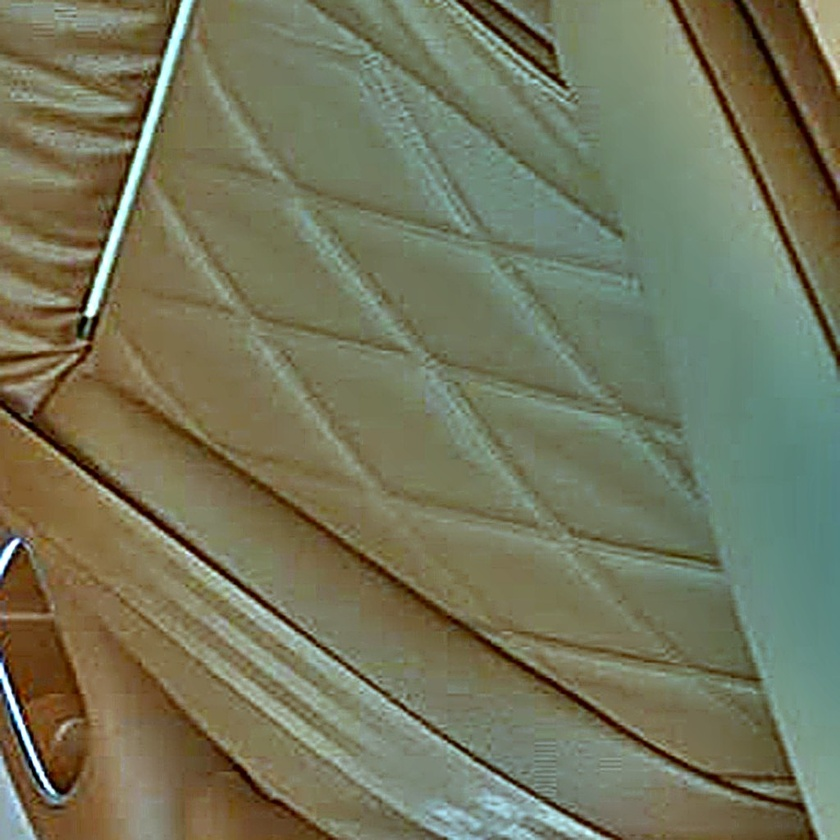
#> input picture src/assets/ref/seat-quilt.jpg, 840 x 840 px, shrunk from 1024 x 1024 before the run, found by its file name
$ python r17_requilt.py
#> lines starting #> are read from the running program, lines starting #| are printed output that depends on the picture
# R17 P0-3：seat-quilt.jpg 重 author —— 平场去光照渐变 + 缝线强化
# 背景：原实拍图被强左右渐变（边缘亮度 94→130）压制，菱格缝线（~2px 细亮纹）
# 在 mip + 渐变下糊成「大平面块」（用户报「接线后菱格方块化明显」）。
# 处理：① 除以大半径高斯模糊 = 平场（flat-field）消除光照渐变，使贴图可平铺
#       （四边亮度差 35 → ≤10）；② UnsharpMask 半径 5 强化缝线 crispness。
# 菱格密度不动：实测原图 ~12 缝线/1024px，tileWorld 0.24 下椅面单元格 ~2cm，
# 与真车（087Z 参考）同级 —— 密度不是病因，对比度才是。
# 用法：python tools/r17_requilt.py（写回 src/assets/ref/seat-quilt.jpg）
from PIL import Image, ImageFilter, ImageChops, ImageOps, ImageEnhance
import sys

SRC = r'C:/Users/16896/WorkBuddy/2026-10-14-13-25-01/brake-v800/src/assets/ref/seat-quilt.jpg'
DST = sys.argv[1] if len(sys.argv) > 1 else SRC

im = Image.open(SRC).convert('RGB')
#> im is the input picture: PIL image 840x840 RGB; mean R, G, B 116, 117.7, 91.4
w, h = im.size
#> w = 840; h = 840

# ① 平场：img * (255 - blur) / 255 ≈ img / blur（乘式近似，PIL 无 ImageChops.divide）
blur = im.filter(ImageFilter.GaussianBlur(90))
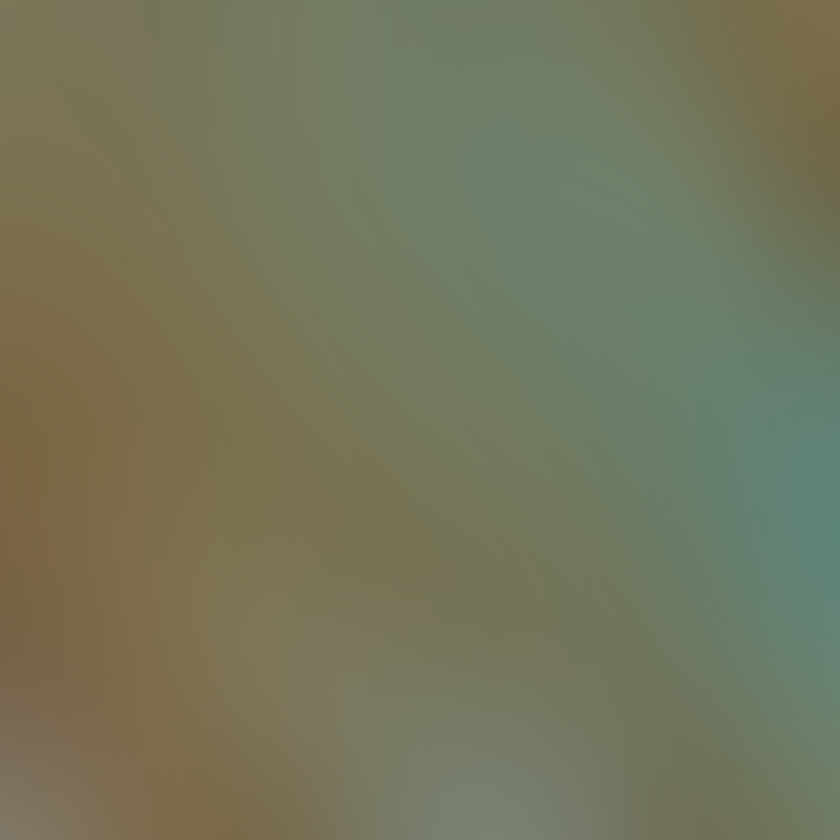
#> blur: PIL image 840x840 RGB; mean R, G, B 115.9, 117.8, 91.6
flat = ImageChops.multiply(im, ImageOps.invert(blur))
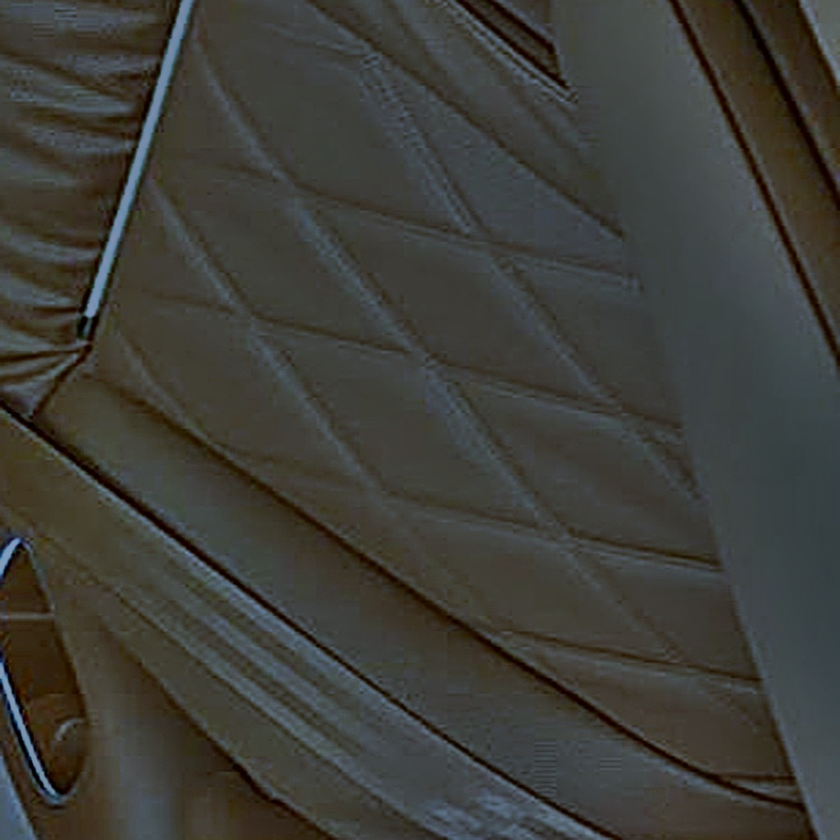
#> flat: PIL image 840x840 RGB; mean R, G, B 62.5, 62.5, 57.3

# 均值回归 128（绝对亮度由 refTextures 的 tint 机制二次归一到策展色，此处只防整体偏移）
g = flat.convert('L')
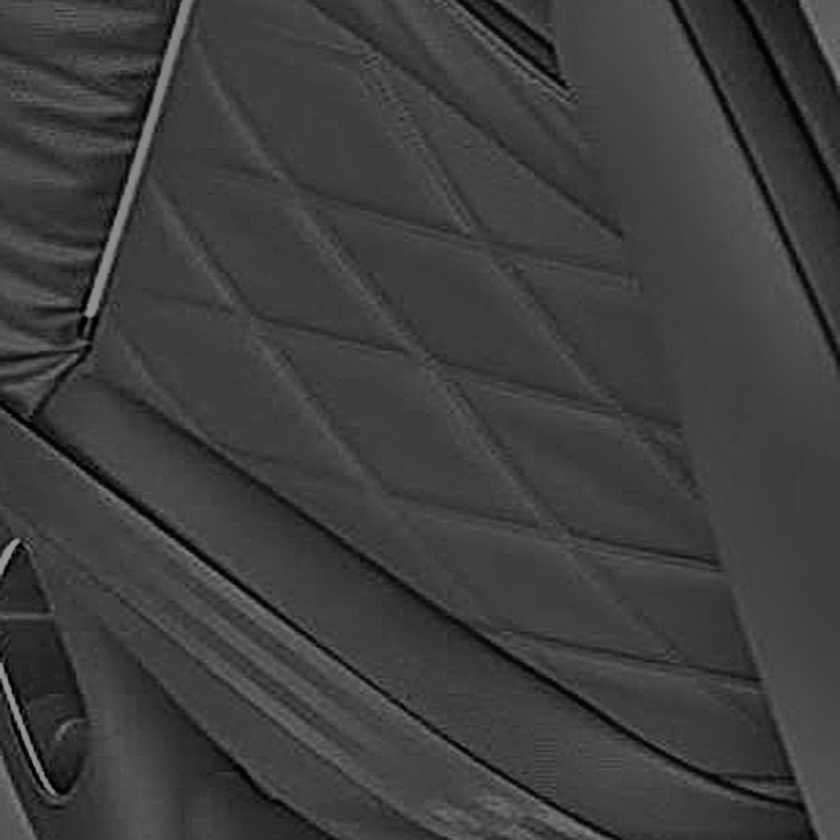
#> g: PIL image 840x840 L; min 0, max 152, mean 61.9
mean = sum(g.getdata()) // (g.size[0] * g.size[1])
#> mean = 61
if mean > 0:
    flat = ImageEnhance.Brightness(flat).enhance(min(2.0, max(0.5, 128 / mean)))
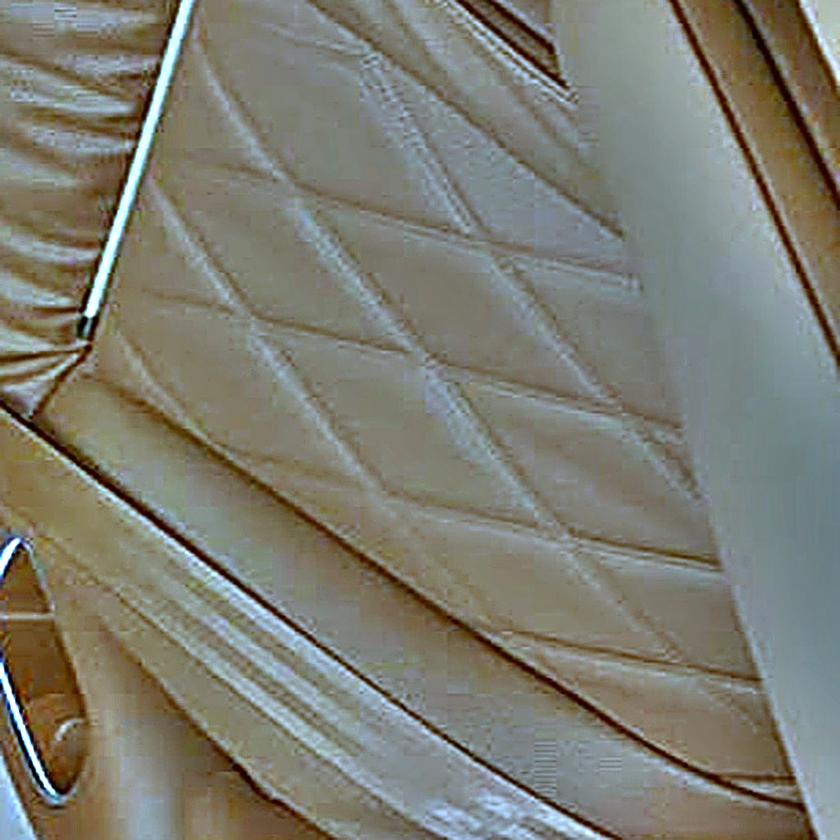
#> flat: PIL image 840x840 RGB; mean R, G, B 125.1, 125, 114.1

# ② 缝线强化：中半径 unsharp（threshold=2 只增强既有结构，不放大平坦区噪点）
out = flat.filter(ImageFilter.UnsharpMask(radius=5, percent=140, threshold=2))
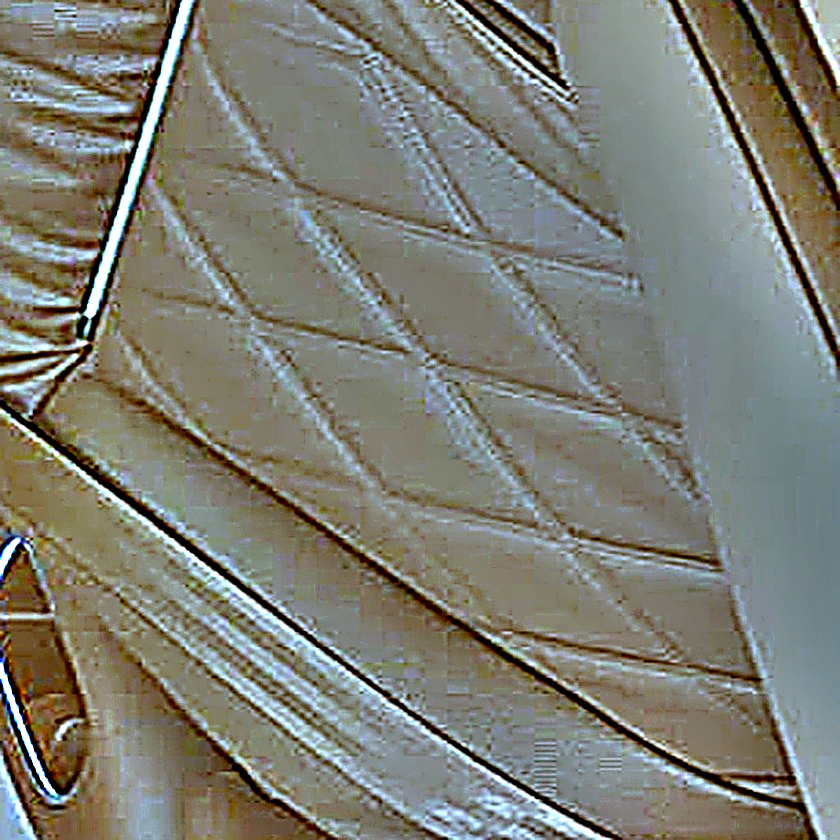
#> out: PIL image 840x840 RGB; mean R, G, B 125.2, 125.7, 115.3

out.save(DST, quality=90)
print('written', DST, out.size)
#| written C:/Users/16896/WorkBuddy/2026-10-14-13-25-01/brake-v800/src/assets/ref/seat-quilt.jpg (840, 840)

# 自检：四边亮度差（可平铺性）—— 原图 ~35，处理后应 ≤12
px = out.convert('L').load()
def edge(xs, ys):
    return sum(px[x, y] for x in xs for y in ys) / (len(xs) * len(ys))
L = edge(range(3), range(0, h, 4)); R = edge(range(w - 3, w), range(0, h, 4))
#> after `L = edge(range(3), range(0, h, 4))`: L = 124.1
#> after `R = edge(range(w - 3, w), range(0, h, 4))`: R = 126.9
T = edge(range(0, w, 4), range(3)); B = edge(range(0, w, 4), range(h - 3, h))
#> after `T = edge(range(0, w, 4), range(3))`: T = 118
#> after `B = edge(range(0, w, 4), range(h - 3, h))`: B = 115.2
print(f'edges L={L:.1f} R={R:.1f} T={T:.1f} B={B:.1f} maxdiff={max(L,R,T,B)-min(L,R,T,B):.1f}')
#| edges L=124.1 R=126.9 T=118.0 B=115.2 maxdiff=11.7

$ run again, with src/assets/ref/leather-plain.jpg copied over src/assets/ref/seat-quilt.jpg
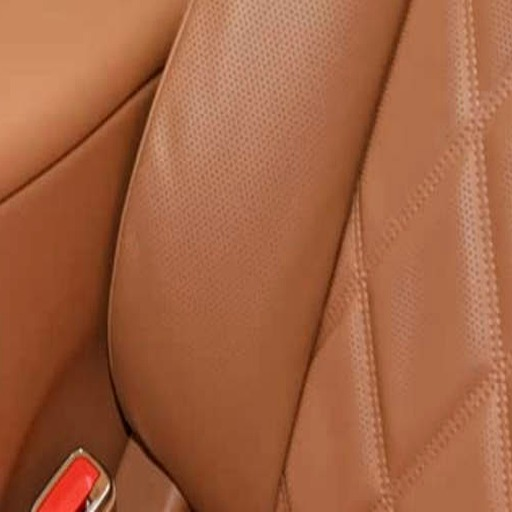
#> input picture src/assets/ref/leather-plain.jpg, 512 x 512 px, found by its file name
#> im is the input picture: PIL image 512x512 RGB; mean R, G, B 162.9, 98.5, 65.9
#> `g = flat.convert('L')`:
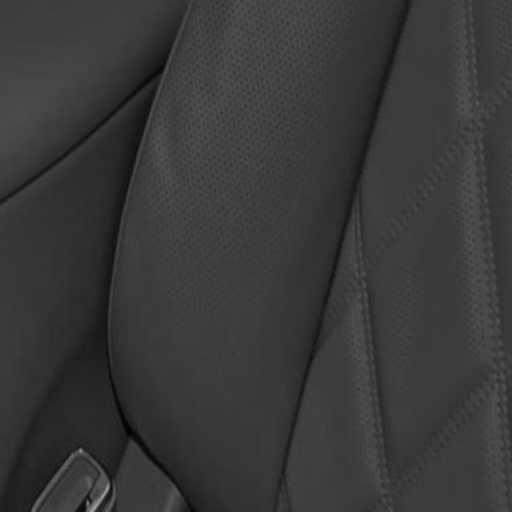
#> g: PIL image 512x512 L; min 2, max 158, mean 56.7
#> mean = 56
#> `out = flat.filter(ImageFilter.UnsharpMask(radius=5, percent=140, thres..`:
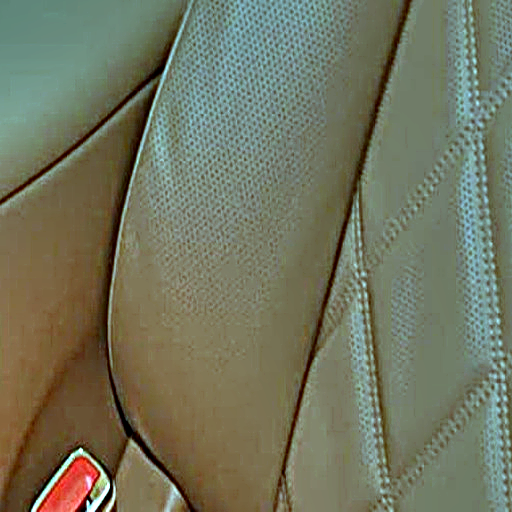
#> out: PIL image 512x512 RGB; mean R, G, B 113.6, 117, 94.9
#| written C:/Users/16896/WorkBuddy/2026-10-14-13-25-01/brake-v800/src/assets/ref/seat-quilt.jpg (512, 512)
#> L = 117.3
#> R = 118.4
#> T = 121.5
#> B = 110
#| edges L=117.3 R=118.4 T=121.5 B=110.0 maxdiff=11.5
